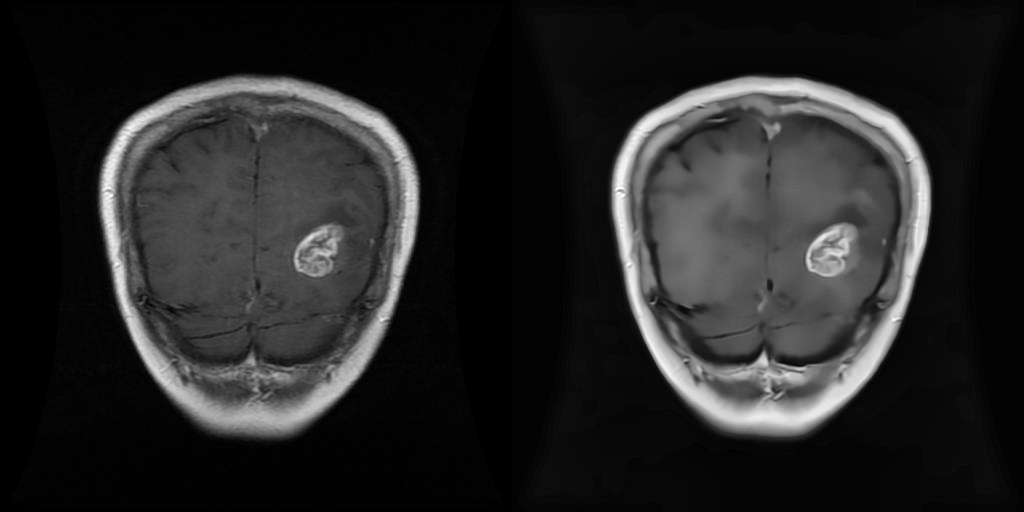
#> input picture Milestone_4_Streamlit_App/data/images/P-1001.jpg, 1024 x 512 px
$ python xray_processed.py ../../../Milestone_4_Streamlit_App/data/images out
#> lines starting #> are read from the running program, lines starting #| are printed output that depends on the picture
import cv2
import numpy as np
import os
import sys
from pathlib import Path


def load_grayscale(image_path: Path):
    img = cv2.imread(str(image_path), cv2.IMREAD_GRAYSCALE)
#> img is the input picture: shape (512, 1024); min 0, max 255, mean 37.4
    if img is None:
        raise RuntimeError(f"Image not readable: {image_path}")
    return img


def apply_denoising(img):
    return cv2.fastNlMeansDenoising(img, h=10)


def apply_clahe(img):
    clahe = cv2.createCLAHE(clipLimit=2.0, tileGridSize=(8, 8))
    return clahe.apply(img)
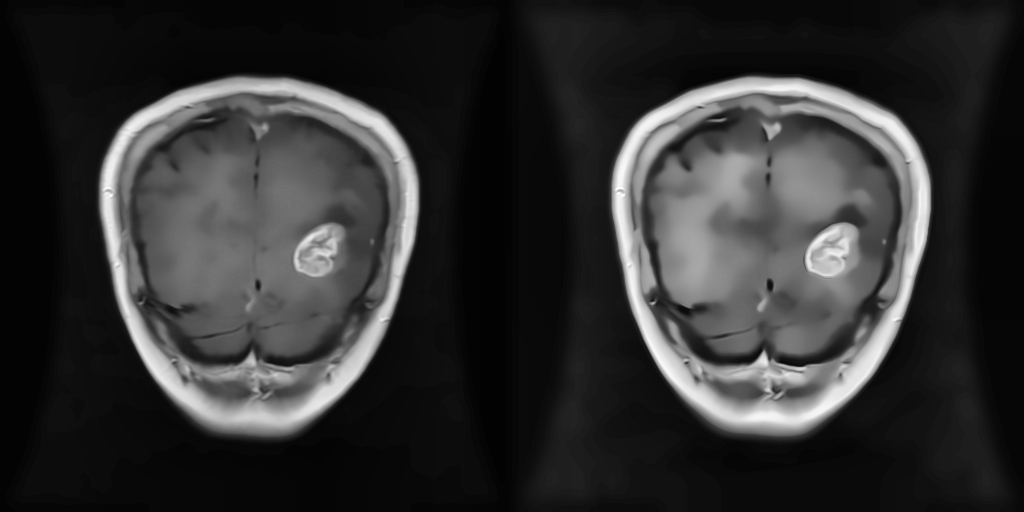
#> returned value: shape (512, 1024); min 2, max 255, mean 49.2


def sharpen_image(img):
    blur = cv2.GaussianBlur(img, (5, 5), 1.0)
    sharp = cv2.addWeighted(img, 1.6, blur, -0.6, 0)
    return np.clip(sharp, 0, 255).astype(np.uint8)


def enhance_pipeline(img):
    img = apply_denoising(img)
    img = apply_clahe(img)
    img = sharpen_image(img)
    return img


def side_by_side(original, enhanced):
    o = cv2.cvtColor(original, cv2.COLOR_GRAY2BGR)
    e = cv2.cvtColor(enhanced, cv2.COLOR_GRAY2BGR)
    return np.hstack((o, e))
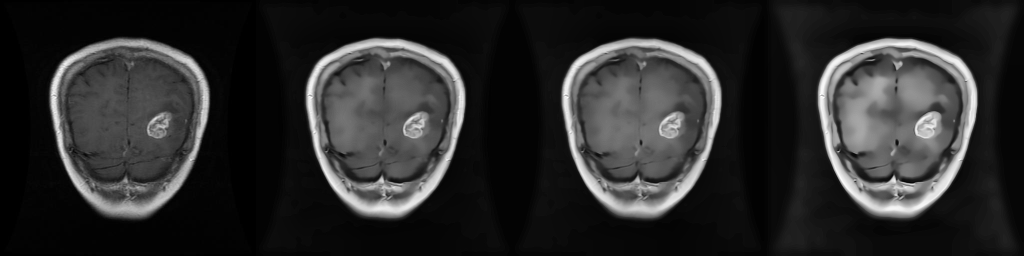
#> returned value: shape (512, 2048, 3) (shown at 1/2 size); min 0, max 255, mean 43.3


def save_image(folder: Path, name: str, img):
    folder.mkdir(parents=True, exist_ok=True)
    cv2.imwrite(str(folder / name), img)


def process_dataset(input_dir: Path, output_dir: Path):
    image_files = list(input_dir.glob("*.[jJ][pP]*g")) + list(input_dir.glob("*.[pP][nN]g"))

    if not image_files:
        print("🚨 No images found.")
        return

    for img_path in image_files:
        try:
            original = load_grayscale(img_path)
            enhanced = enhance_pipeline(original)
            comparison = side_by_side(original, enhanced)

            save_image(output_dir / "originals", img_path.name, original)
            save_image(output_dir / "enhanced", img_path.name, enhanced)
            save_image(
                output_dir / "comparisons",
                img_path.stem + "_compare.jpg",
                comparison,
            )

            print(f"✅ Processed: {img_path.name}")

        except Exception as err:
            print(f"❌ Failed: {img_path.name} | {err}")
#> pass 2 of the loop in process_dataset, `for img_path in image_files:`:
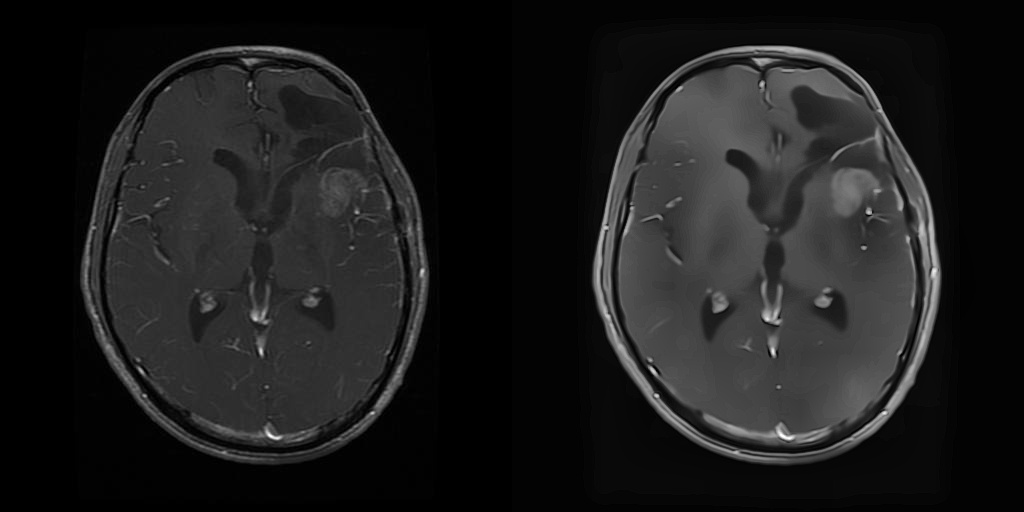
#> input picture Milestone_4_Streamlit_App/data/images/P-1002.jpg, 1024 x 512 px
#> in load_grayscale, img is the input picture: shape (512, 1024); min 0, max 255, mean 28.3
#> in apply_clahe (call 2), `return clahe.apply(img)`:
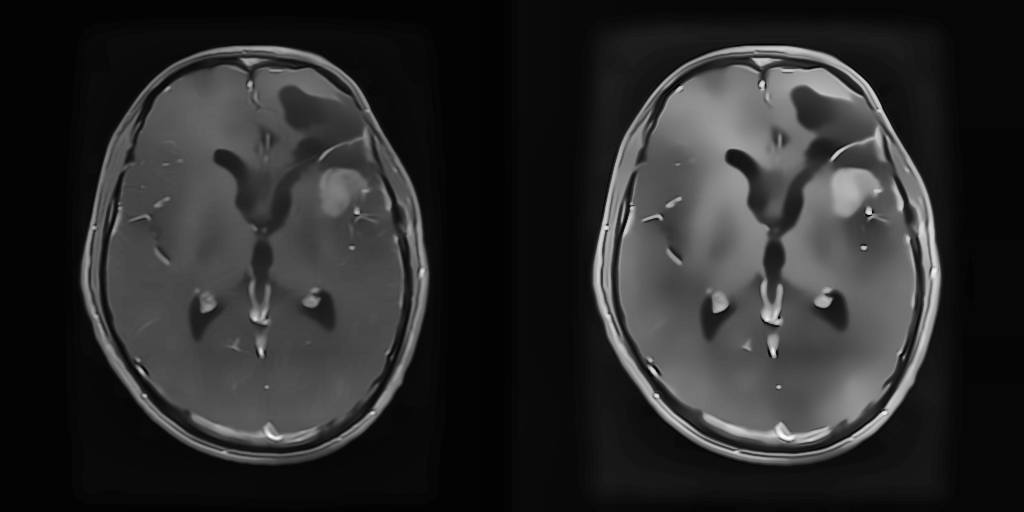
#> returned value: shape (512, 1024); min 1, max 255, mean 43
#> in side_by_side (call 2), `return np.hstack((o, e))`:
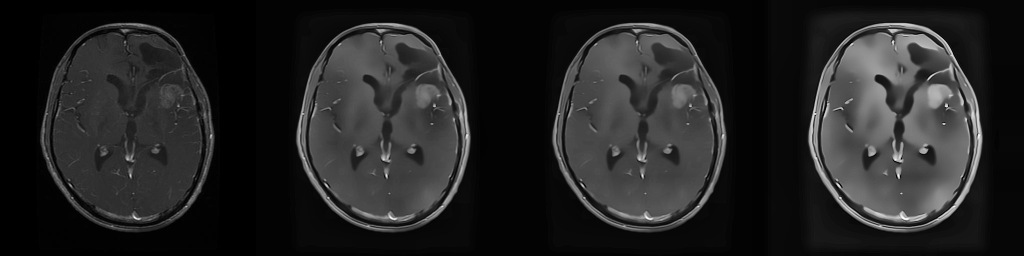
#> returned value: shape (512, 2048, 3) (shown at 1/2 size); min 0, max 255, mean 35.6


if __name__ == "__main__":
    if len(sys.argv) != 3:
        print("Usage: python xray_batch_processor.py <input_folder> <output_folder>")
        sys.exit(1)

    input_folder = Path(sys.argv[1])
    output_folder = Path(sys.argv[2])

    process_dataset(input_folder, output_folder)
